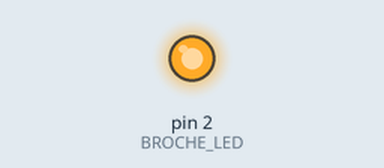
Simulated run of this sketch. Board: Arduino Uno, built with avr-gcc and run on an emulated ATmega328P. Shown: output pins drawn as LEDs (lit = HIGH).

Above: at 0.2 s.
At 17.0 s:
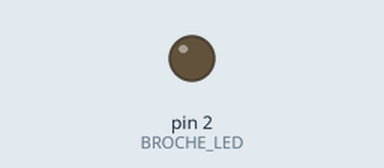
Timing chart, 0 to 22.5 s (numbered marks = the images above):
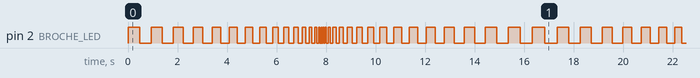

Measured:
- by itself, pin 2 (BROCHE_LED): moves between LOW and HIGH, repeating every 17.3 s
- by itself, everything shown: repeats every 17.3 s, in 64 steps

The sketch:

CDC2.ino
```cpp
const int BROCHE_LED=2;
const int DELAI_MAX_MS=500;
const int DELAI_MIN_MS=10;
const int ACCELERATION=30;
int delai=DELAI_MAX_MS;
int sens=-1;


void setup() {
  // put your setup code here, to run once:
  pinMode(BROCHE_LED,OUTPUT);
}


void loop() {
  // put your main code here, to run repeatedly:

  delai=delai+sens*ACCELERATION;
  if (delai>DELAI_MAX_MS) {
    delai=DELAI_MAX_MS;
    sens=-sens;
  }
  if (delai<DELAI_MIN_MS) {
    delai=DELAI_MIN_MS;
    sens=-sens;
  }

  digitalWrite(BROCHE_LED,HIGH);
  delay(delai);
  digitalWrite(BROCHE_LED,LOW);
  delay(delai);
}
```

CDC5.ino
```cpp
// Vous avez oublié ce fichier !!!
```
